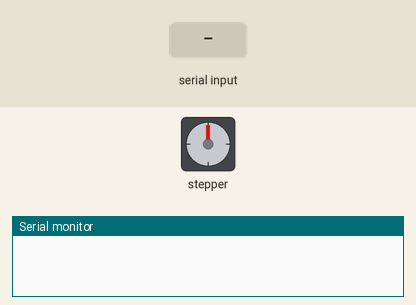
Recording of a sketch running on a simulated Arduino Uno, built with avr-gcc and run on an emulated ATmega328P. Shown: stepper motor, the last lines printed to the serial monitor. Wiring (inferred from the names in the program): stepper motor (2048 steps per turn assumed): coils pin 8, pin 9, pin 10, pin 11. The test bench sets the inputs (shaded band).

Above: at 1.2 s.
1.3 s: "90,45\n" received over Serial
At 1.78 s:
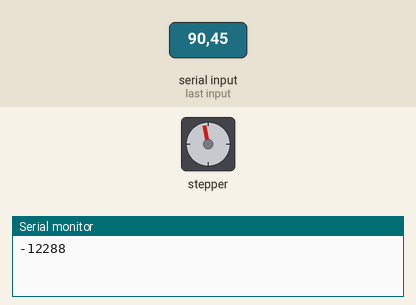
At 2.39 s:
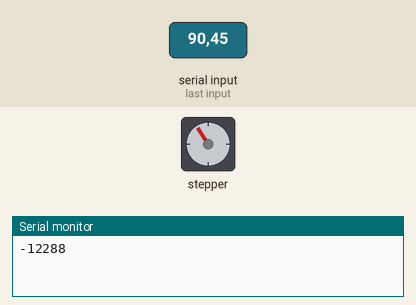
Timing chart, 0 to 19.3 s (numbered marks = the images above; inputs shaded):
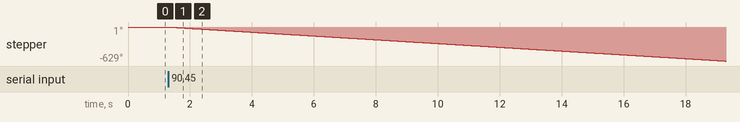

The sketch:

P1V1.ino
```cpp
#define in1 8
#define in2 9
#define in3 10
#define in4 11

void Stepping(int pasito);
bool CW = false;

void setup() {
  // put your setup code here, to run once:
  pinMode(in1, OUTPUT);
  pinMode(in2, OUTPUT);
  pinMode(in3, OUTPUT);
  pinMode(in4, OUTPUT);

  Serial.begin(9600);
}

void loop() {
  if(Serial.available()){
    float vueltas = Serial.parseFloat();
    if (vueltas>0)CW=false;
    else CW=true;
    vueltas = abs(vueltas);
    int pasos = int(vueltas*64*32);
    Stepping(pasos);
    Serial.println(String(pasos));
  }
}

///////////////////////////// ROTACIÓN /////////////////////////////
void Stepping(int pasito){
    int i=0, j=1;
    for(i=0; i<pasito; i++){
        if (CW==true){
            if(j==1) j=2;
            else if(j==2) j=3;
            else if(j==3) j=4;
            else if(j==4) j=1;
        }
        if (CW==false){
            if(j==1) j=4;
            else if(j==2) j=1;
            else if(j==3) j=2;
            else if(j==4) j=3;
        }

        if (j==1){
            digitalWrite(in1, HIGH);
            digitalWrite(in2, LOW);
            digitalWrite(in3, LOW);
            digitalWrite(in4, LOW);
        } else if (j==2){
            digitalWrite(in1, LOW);
            digitalWrite(in2, HIGH);
            digitalWrite(in3, LOW);
            digitalWrite(in4, LOW);
        } else if (j==3){
            digitalWrite(in1, LOW);
            digitalWrite(in2, LOW);
            digitalWrite(in3, HIGH);
            digitalWrite(in4, LOW);
        } else if (j==4){
            digitalWrite(in1, LOW);
            digitalWrite(in2, LOW);
            digitalWrite(in3, LOW);
            digitalWrite(in4, HIGH);
        }
        delay(5);
    }

}
```

Measured:
- after the input at 1.3 s, stepper: keeps turning counter-clockwise at about 35°/s, starting at once
